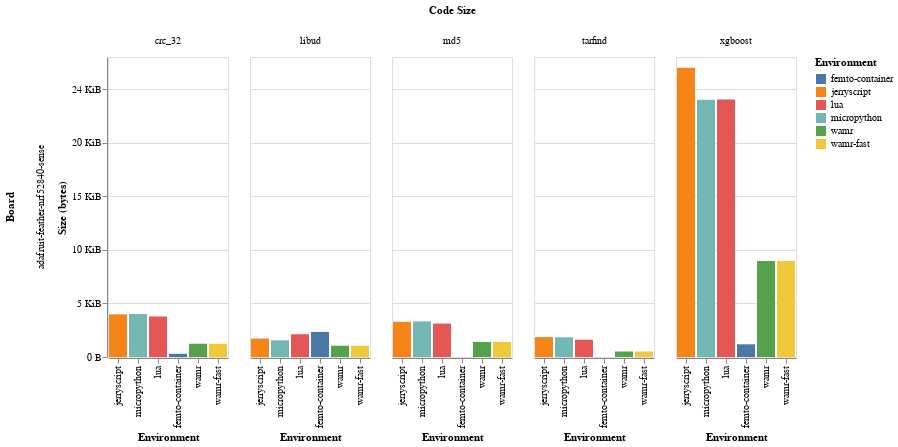

Notebook source saved alongside this figure:
### Code cell
chart = (alt.Chart(
        df.filter(pl.col("category") == "Application"))
        .mark_bar()
        .encode(
            x=alt.X('environment:N', title='Environment', sort=sort),
            y=alt.Y('size:Q', stack='zero', title='Size (bytes)', axis=alt.Axis(labelExpr=BYTE_LABEL_EXPR)),
            color=alt.Color('environment:N', title='Environment'),
            tooltip=[
                alt.Tooltip('type:N', title='Section'),
                alt.Tooltip('size:Q', title='Binary size (bytes)')
            ]
        )
        .facet(
            column=alt.Column('benchmark:N', title="Code Size"),
            row = alt.Row('board:N', title="Board")
        )
)

chart.display(scaleFactor=2)

### Figure 1 — Vega-Lite specification as saved in the notebook (floating-point values rounded to 4 significant figures)
{"config": {"view": {"continuousWidth": 300, "continuousHeight": 300}}, "data": {"name": "data-5b34ffb3b6bd15195f1d1c2d6c7a4556"}, "facet": {"column": {"field": "benchmark", "title": "Code Size", "type": "nominal"}, "row": {"field": "board", "title": "Board", "type": "nominal"}}, "spec": {"mark": {"type": "bar"}, "encoding": {"color": {"field": "environment", "title": "Environment", "type": "nominal"}, "tooltip": [{"field": "type", "title": "Section", "type": "nominal"}, {"field": "size", "title": "Binary size (bytes)", "type": "quantitative"}], "x": {"field": "environment", "sort": ["jerryscript", "micropython", "lua", "micro-bpf", "femto-container", "wamr", "wamr-fast"], "title": "Environment", "type": "nominal"}, "y": {"axis": {"labelExpr": "\n(datum.value >= 1024) ? format(datum.value / 1024, '.0f') + ' KiB' : \nformat(datum.value, '.0f') + ' B'\n"}, "field": "size", "stack": "zero", "title": "Size (bytes)", "type": "quantitative"}}}, "$schema": "https://vega.github.io/schema/vega-lite/v6.1.0.json", "datasets": {"data-5b34ffb3b6bd15195f1d1c2d6c7a4556": [{"board": "adafruit-feather-nrf52840-sense", "environment": "femto-container", "benchmark": "xgboost", "category": "Application", "type": ".text", "size": 1186, "total_size": 1916564, "section_total_size": 27188, "vm_category": "Static Low-level VMs"}, {"board": "adafruit-feather-nrf52840-sense", "environment": "micropython", "benchmark": "crc_32", "category": "Application", "type": ".text", "size": 4015, "total_size": 3597414, "section_total_size": 131852, "vm_category": "Dynamic Managed VMs"}, {"board": "adafruit-feather-nrf52840-sense", "environment": "femto-container", "benchmark": "crc_32", "category": "Application", "type": ".text", "size": 298, "total_size": 1908018, "section_total_size": 26300, "vm_category": "Static Low-level VMs"}, {"board": "adafruit-feather-nrf52840-sense", "environment": "wamr", "benchmark": "libud", "category": "Application", "type": ".text", "size": 1051, "total_size": 3010895, "section_total_size": 97112, "vm_category": "Static Low-level VMs"}, {"board": "adafruit-feather-nrf52840-sense", "environment": "wamr", "benchmark": "xgboost", "category": "Application", "type": ".text", "size": 8971, "total_size": 3018836, "section_total_size": 105032, "vm_category": "Static Low-level VMs"}, {"board": "adafruit-feather-nrf52840-sense", "environment": "wamr", "benchmark": "md5", "category": "Application", "type": ".text", "size": 1398, "total_size": 3011239, "section_total_size": 97456, "vm_category": "Static Low-level VMs"}, {"board": "adafruit-feather-nrf52840-sense", "environment": "jerryscript", "benchmark": "tarfind", "category": "Application", "type": ".text", "size": 1859, "total_size": 4162750, "section_total_size": 177668, "vm_category": "Dynamic Managed VMs"}, {"board": "adafruit-feather-nrf52840-sense", "environment": "jerryscript", "benchmark": "xgboost", "category": "Application", "type": ".text", "size": 26997, "total_size": 3474268, "section_total_size": 140584, "vm_category": "Dynamic Managed VMs"}, {"board": "adafruit-feather-nrf52840-sense", "environment": "wamr", "benchmark": "crc_32", "category": "Application", "type": ".text", "size": 1238, "total_size": 3011079, "section_total_size": 97296, "vm_category": "Static Low-level VMs"}, {"board": "adafruit-feather-nrf52840-sense", "environment": "micropython", "benchmark": "md5", "category": "Application", "type": ".text", "size": 3324, "total_size": 3596722, "section_total_size": 131160, "vm_category": "Dynamic Managed VMs"}, {"board": "adafruit-feather-nrf52840-sense", "environment": "wamr-fast", "benchmark": "xgboost", "category": "Application", "type": ".text", "size": 8971, "total_size": 3065235, "section_total_size": 109248, "vm_category": "Static Low-level VMs"}, {"board": "adafruit-feather-nrf52840-sense", "environment": "jerryscript", "benchmark": "crc_32", "category": "Application", "type": ".text", "size": 3980, "total_size": 6100970, "section_total_size": 302068, "vm_category": "Dynamic Managed VMs"}, {"board": "adafruit-feather-nrf52840-sense", "environment": "wamr-fast", "benchmark": "crc_32", "category": "Application", "type": ".text", "size": 1238, "total_size": 3057486, "section_total_size": 101520, "vm_category": "Static Low-level VMs"}, {"board": "adafruit-feather-nrf52840-sense", "environment": "lua", "benchmark": "xgboost", "category": "Application", "type": ".text", "size": 24022, "total_size": 3693627, "section_total_size": 184964, "vm_category": "Dynamic Managed VMs"}, {"board": "adafruit-feather-nrf52840-sense", "environment": "wamr", "benchmark": "tarfind", "category": "Application", "type": ".text", "size": 514, "total_size": 3010351, "section_total_size": 96568, "vm_category": "Static Low-level VMs"}, {"board": "adafruit-feather-nrf52840-sense", "environment": "jerryscript", "benchmark": "md5", "category": "Application", "type": ".text", "size": 3281, "total_size": 4176484, "section_total_size": 179092, "vm_category": "Dynamic Managed VMs"}, {"board": "adafruit-feather-nrf52840-sense", "environment": "lua", "benchmark": "libud", "category": "Application", "type": ".text", "size": 2125, "total_size": 3476696, "section_total_size": 163068, "vm_category": "Dynamic Managed VMs"}, {"board": "adafruit-feather-nrf52840-sense", "environment": "wamr-fast", "benchmark": "tarfind", "category": "Application", "type": ".text", "size": 514, "total_size": 3056758, "section_total_size": 100792, "vm_category": "Static Low-level VMs"}, {"board": "adafruit-feather-nrf52840-sense", "environment": "lua", "benchmark": "tarfind", "category": "Application", "type": ".text", "size": 1607, "total_size": 3503515, "section_total_size": 162548, "vm_category": "Dynamic Managed VMs"}, {"board": "adafruit-feather-nrf52840-sense", "environment": "wamr-fast", "benchmark": "libud", "category": "Application", "type": ".text", "size": 1051, "total_size": 3057294, "section_total_size": 101328, "vm_category": "Static Low-level VMs"}, {"board": "adafruit-feather-nrf52840-sense", "environment": "lua", "benchmark": "crc_32", "category": "Application", "type": ".text", "size": 3783, "total_size": 3503373, "section_total_size": 164724, "vm_category": "Dynamic Managed VMs"}, {"board": "adafruit-feather-nrf52840-sense", "environment": "wamr-fast", "benchmark": "md5", "category": "Application", "type": ".text", "size": 1398, "total_size": 3057646, "section_total_size": 101680, "vm_category": "Static Low-level VMs"}, {"board": "adafruit-feather-nrf52840-sense", "environment": "jerryscript", "benchmark": "libud", "category": "Application", "type": ".text", "size": 1719, "total_size": 3394692, "section_total_size": 115304, "vm_category": "Dynamic Managed VMs"}, {"board": "adafruit-feather-nrf52840-sense", "environment": "femto-container", "benchmark": "libud", "category": "Application", "type": ".text", "size": 2338, "total_size": 1911344, "section_total_size": 28340, "vm_category": "Static Low-level VMs"}, {"board": "adafruit-feather-nrf52840-sense", "environment": "lua", "benchmark": "md5", "category": "Application", "type": ".text", "size": 3119, "total_size": 3537722, "section_total_size": 164060, "vm_category": "Dynamic Managed VMs"}, {"board": "adafruit-feather-nrf52840-sense", "environment": "micropython", "benchmark": "xgboost", "category": "Application", "type": ".text", "size": 24012, "total_size": 3712424, "section_total_size": 151848, "vm_category": "Dynamic Managed VMs"}, {"board": "adafruit-feather-nrf52840-sense", "environment": "micropython", "benchmark": "libud", "category": "Application", "type": ".text", "size": 1555, "total_size": 3590933, "section_total_size": 129392, "vm_category": "Dynamic Managed VMs"}, {"board": "adafruit-feather-nrf52840-sense", "environment": "micropython", "benchmark": "tarfind", "category": "Application", "type": ".text", "size": 1839, "total_size": 3605217, "section_total_size": 129676, "vm_category": "Dynamic Managed VMs"}]}}
